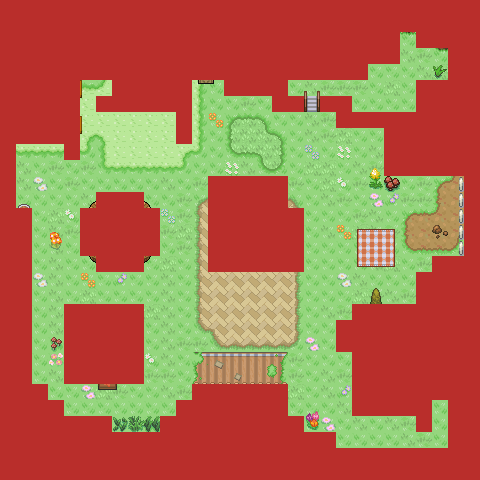

This game map was drawn from its Tiled (.tmx) file and the tilesets committed beside it. A one-line description and the full map source follow:
An orthogonal 30x30 tile map with 16x16 px tiles, 2 tile layers (ground, walls), 2 tilesets.

<map version="1.0" orientation="orthogonal" renderorder="right-down" width="30" height="30" tilewidth="16" tileheight="16" nextobjectid="1">
 <tileset firstgid="1" name="tileset" tilewidth="16" tileheight="16" tilecount="900" columns="30">
  <image source="map4.png" width="480" height="480" />
 </tileset>
 <tileset firstgid="901" name="wall" tilewidth="16" tileheight="16" tilecount="1" columns="1">
  <image source="wall16.png" width="16" height="16" />
 </tileset>
 <layer name="ground" width="30" height="30">
  <data encoding="csv">
1,2,3,4,5,6,7,8,9,10,11,12,13,14,15,16,17,18,19,20,21,22,23,24,25,26,27,28,29,30,
31,32,33,34,35,36,37,38,39,40,41,42,43,44,45,46,47,48,49,50,51,52,53,54,55,56,57,58,59,60,
61,62,63,64,65,66,67,68,69,70,71,72,73,74,75,76,77,78,79,80,81,82,83,84,85,86,87,88,89,90,
91,92,93,94,95,96,97,98,99,100,101,102,103,104,105,106,107,108,109,110,111,112,113,114,115,116,117,118,119,120,
121,122,123,124,125,126,127,128,129,130,131,132,133,134,135,136,137,138,139,140,141,142,143,144,145,146,147,148,149,150,
151,152,153,154,155,156,157,158,159,160,161,162,163,164,165,166,167,168,169,170,171,172,173,174,175,176,177,178,179,180,
181,182,183,184,185,186,187,188,189,190,191,192,193,194,195,196,197,198,199,200,201,202,203,204,205,206,207,208,209,210,
211,212,213,214,215,216,217,218,219,220,221,222,223,224,225,226,227,228,229,230,231,232,233,234,235,236,237,238,239,240,
241,242,243,244,245,246,247,248,249,250,251,252,253,254,255,256,257,258,259,260,261,262,263,264,265,266,267,268,269,270,
271,272,273,274,275,276,277,278,279,280,281,282,283,284,285,286,287,288,289,290,291,292,293,294,295,296,297,298,299,300,
301,302,303,304,305,306,307,308,309,310,311,312,313,314,315,316,317,318,319,320,321,322,323,324,325,326,327,328,329,330,
331,332,333,334,335,336,337,338,339,340,341,342,343,344,345,346,347,348,349,350,351,352,353,354,355,356,357,358,359,360,
361,362,363,364,365,366,367,368,369,370,371,372,373,374,375,376,377,378,379,380,381,382,383,384,385,386,387,388,389,390,
391,392,393,394,395,396,397,398,399,400,401,402,403,404,405,406,407,408,409,410,411,412,413,414,415,416,417,418,419,420,
421,422,423,424,425,426,427,428,429,430,431,432,433,434,435,436,437,438,439,440,441,442,443,444,445,446,447,448,449,450,
451,452,453,454,455,456,457,458,459,460,461,462,463,464,465,466,467,468,469,470,471,472,473,474,475,476,477,478,479,480,
481,482,483,484,485,486,487,488,489,490,491,492,493,494,495,496,497,498,499,500,501,502,503,504,505,506,507,508,509,510,
511,512,513,514,515,516,517,518,519,520,521,522,523,524,525,526,527,528,529,530,531,532,533,534,535,536,537,538,539,540,
541,542,543,544,545,546,547,548,549,550,551,552,553,554,555,556,557,558,559,560,561,562,563,564,565,566,567,568,569,570,
571,572,573,574,575,576,577,578,579,580,581,582,583,584,585,586,587,588,589,590,591,592,593,594,595,596,597,598,599,600,
601,602,603,604,605,606,607,608,609,610,611,612,613,614,615,616,617,618,619,620,621,622,623,624,625,626,627,628,629,630,
631,632,633,634,635,636,637,638,639,640,641,642,643,644,645,646,647,648,649,650,651,652,653,654,655,656,657,658,659,660,
661,662,663,664,665,666,667,668,669,670,671,672,673,674,675,676,677,678,679,680,681,682,683,684,685,686,687,688,689,690,
691,692,693,694,695,696,697,698,699,700,701,702,703,704,705,706,707,708,709,710,711,712,713,714,715,716,717,718,719,720,
721,722,723,724,725,726,727,728,729,730,731,732,733,734,735,736,737,738,739,740,741,742,743,744,745,746,747,748,749,750,
751,752,753,754,755,756,757,758,759,760,761,762,763,764,765,766,767,768,769,770,771,772,773,774,775,776,777,778,779,780,
781,782,783,784,785,786,787,788,789,790,791,792,793,794,795,796,797,798,799,800,801,802,803,804,805,806,807,808,809,810,
811,812,813,814,815,816,817,818,819,820,821,822,823,824,825,826,827,828,829,830,831,832,833,834,835,836,837,838,839,840,
841,842,843,844,845,846,847,848,849,850,851,852,853,854,855,856,857,858,859,860,861,862,863,864,865,866,867,868,869,870,
871,872,873,874,875,876,877,878,879,880,881,882,883,884,885,886,887,888,889,890,891,892,893,894,895,896,897,898,899,900
</data>
 </layer>
 <layer name="walls" width="30" height="30">
  <data encoding="csv">
901,901,901,901,901,901,901,901,901,901,901,901,901,901,901,901,901,901,901,901,901,901,901,901,901,901,901,901,901,901,
901,901,901,901,901,901,901,901,901,901,901,901,901,901,901,901,901,901,901,901,901,901,901,901,901,901,901,901,901,901,
901,901,901,901,901,901,901,901,901,901,901,901,901,901,901,901,901,901,901,901,901,901,901,901,901,0,901,901,901,901,
901,901,901,901,901,901,901,901,901,901,901,901,901,901,901,901,901,901,901,901,901,901,901,901,901,0,0,0,901,901,
901,901,901,901,901,901,901,901,901,901,901,901,901,901,901,901,901,901,901,901,901,901,901,0,0,0,0,0,901,901,
901,901,901,901,901,0,0,901,901,901,901,901,0,0,901,901,901,901,0,0,0,0,0,0,0,0,901,901,901,901,
901,901,901,901,901,0,901,901,901,901,901,901,0,0,0,0,0,901,901,0,901,901,0,0,0,0,901,901,901,901,
901,901,901,901,901,0,0,0,0,0,0,901,0,0,0,0,0,0,0,0,0,901,901,901,901,901,901,901,901,901,
901,901,901,901,901,0,0,0,0,0,0,901,0,0,0,0,0,0,0,0,0,0,0,0,901,901,901,901,901,901,
901,0,0,0,901,0,0,0,0,0,0,0,0,0,0,0,0,0,0,0,0,0,0,0,901,901,901,901,901,901,
901,0,0,0,0,0,0,0,0,0,0,0,0,0,0,0,0,0,0,0,0,0,0,0,901,901,901,901,901,901,
901,0,0,0,0,0,0,0,0,0,0,0,0,901,901,901,901,901,0,0,0,0,0,0,0,0,0,0,0,901,
901,0,0,0,0,0,901,901,901,0,0,0,0,901,901,901,901,901,0,0,0,0,0,0,0,0,0,0,0,901,
901,901,0,0,0,901,901,901,901,901,0,0,0,901,901,901,901,901,901,0,0,0,0,0,0,0,0,0,0,901,
901,901,0,0,0,901,901,901,901,901,0,0,0,901,901,901,901,901,901,0,0,0,0,0,0,0,0,0,0,901,
901,901,0,0,0,901,901,901,901,901,0,0,0,901,901,901,901,901,901,0,0,0,0,0,0,0,0,0,0,901,
901,901,0,0,0,0,901,901,901,0,0,0,0,901,901,901,901,901,901,0,0,0,0,0,0,0,0,901,901,901,
901,901,0,0,0,0,0,0,0,0,0,0,0,0,0,0,0,0,0,0,0,0,0,0,0,0,901,901,901,901,
901,901,0,0,0,0,0,0,0,0,0,0,0,0,0,0,0,0,0,0,0,0,0,0,0,0,901,901,901,901,
901,901,0,0,901,901,901,901,901,0,0,0,0,0,0,0,0,0,0,0,0,0,901,901,901,901,901,901,901,901,
901,901,0,0,901,901,901,901,901,0,0,0,0,0,0,0,0,0,0,0,0,901,901,901,901,901,901,901,901,901,
901,901,0,0,901,901,901,901,901,0,0,0,0,0,0,0,0,0,0,0,0,901,901,901,901,901,901,901,901,901,
901,901,0,0,901,901,901,901,901,0,0,0,0,0,0,0,0,0,0,0,0,0,901,901,901,901,901,901,901,901,
901,901,0,0,901,901,901,901,901,0,0,0,0,0,0,0,0,0,0,0,0,0,901,901,901,901,901,901,901,901,
901,901,901,0,0,0,0,0,0,0,0,0,901,901,901,901,901,901,0,0,0,0,901,901,901,901,901,901,901,901,
901,901,901,901,0,0,0,0,0,0,0,901,901,901,901,901,901,901,0,0,0,0,901,901,901,901,901,0,901,901,
901,901,901,901,901,901,901,0,0,0,901,901,901,901,901,901,901,901,901,0,0,0,0,0,0,0,901,0,901,901,
901,901,901,901,901,901,901,901,901,901,901,901,901,901,901,901,901,901,901,901,901,0,0,0,0,0,0,0,901,901,
901,901,901,901,901,901,901,901,901,901,901,901,901,901,901,901,901,901,901,901,901,901,901,901,901,901,901,901,901,901,
901,901,901,901,901,901,901,901,901,901,901,901,901,901,901,901,901,901,901,901,901,901,901,901,901,901,901,901,901,901
</data>
 </layer>
</map>